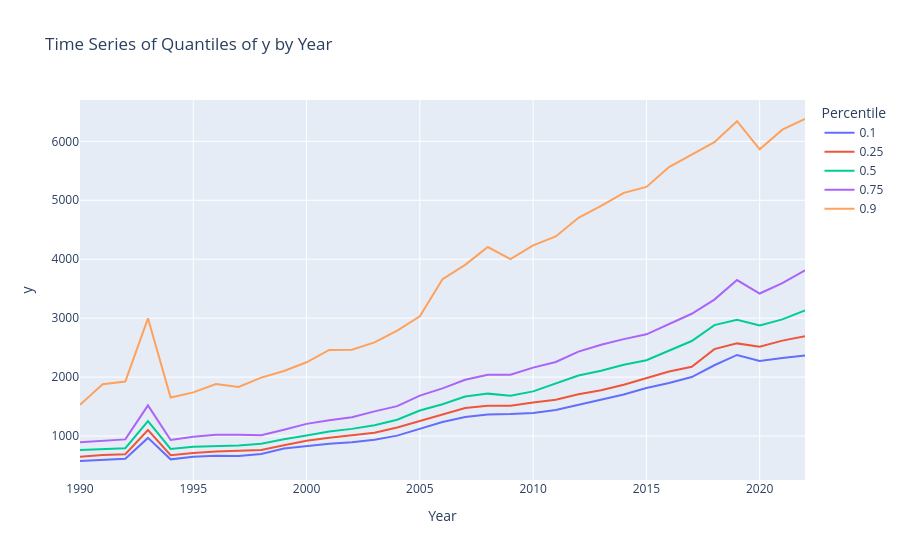

Here is the notebook cell this chart was saved with:
### Code cell
# Calculate quantiles by year
yearly_quantiles = df.groupby('year')['y'].quantile([0.1, 0.25, 0.5, 0.75, 0.9]).unstack()

# Melt the DataFrame to long format
yearly_quantiles_long = yearly_quantiles.reset_index().melt(id_vars='year', var_name='quantile', value_name='y_value')

fig = px.line(yearly_quantiles_long, x='year', y='y_value', color='quantile',
              labels={'quantile': 'Percentile', 'y_value': 'y'},
              title='Time Series of Quantiles of y by Year')

fig.update_layout(xaxis_title='Year', yaxis_title='y')

fig.show()

### Figure 1 — Plotly figure (JSON) as saved in the notebook; plotly's stock layout.template omitted (floating-point values rounded to 4 significant figures)
{"data": [{"hovertemplate": "Percentile=0.1<br>year=%{x}<br>y=%{y}<extra></extra>", "legendgroup": "0.1", "line": {"color": "#636efa", "dash": "solid"}, "marker": {"symbol": "circle"}, "mode": "lines", "name": "0.1", "orientation": "v", "showlegend": true, "type": "scatter", "x": [1990, 1991, 1992, 1993, 1994, 1995, 1996, 1997, 1998, 1999, 2000, 2001, 2002, 2003, 2004, 2005, 2006, 2007, 2008, 2009, 2010, 2011, 2012, 2013, 2014, 2015, 2016, 2017, 2018, 2019, 2020, 2021, 2022], "xaxis": "x", "y": [576.4, 591.6, 614.3, 968.6, 604.8, 649.3, 667.1, 660.8, 696.3, 787.2, 832.1, 868.5, 896.0, 938.0, 1007.0, 1128.0, 1238.0, 1322.0, 1367.0, 1374.0, 1392.0, 1440.0, 1526.0, 1611.0, 1706.0, 1815.0, 1901.0, 2000.0, 2201.0, 2376.0, 2274.0, 2326.0, 2367.0], "yaxis": "y"}, {"hovertemplate": "Percentile=0.25<br>year=%{x}<br>y=%{y}<extra></extra>", "legendgroup": "0.25", "line": {"color": "#EF553B", "dash": "solid"}, "marker": {"symbol": "circle"}, "mode": "lines", "name": "0.25", "orientation": "v", "showlegend": true, "type": "scatter", "x": [1990, 1991, 1992, 1993, 1994, 1995, 1996, 1997, 1998, 1999, 2000, 2001, 2002, 2003, 2004, 2005, 2006, 2007, 2008, 2009, 2010, 2011, 2012, 2013, 2014, 2015, 2016, 2017, 2018, 2019, 2020, 2021, 2022], "xaxis": "x", "y": [649.0, 677.5, 691.5, 1102.0, 674.0, 714.0, 737.2, 753.2, 762.0, 843.8, 920.2, 972.8, 1013.0, 1055.0, 1145.0, 1260.0, 1372.0, 1477.0, 1514.0, 1515.0, 1569.0, 1616.0, 1709.0, 1778.0, 1869.0, 1979.0, 2094.0, 2176.0, 2475.0, 2572.0, 2514.0, 2619.0, 2694.0], "yaxis": "y"}, {"hovertemplate": "Percentile=0.5<br>year=%{x}<br>y=%{y}<extra></extra>", "legendgroup": "0.5", "line": {"color": "#00cc96", "dash": "solid"}, "marker": {"symbol": "circle"}, "mode": "lines", "name": "0.5", "orientation": "v", "showlegend": true, "type": "scatter", "x": [1990, 1991, 1992, 1993, 1994, 1995, 1996, 1997, 1998, 1999, 2000, 2001, 2002, 2003, 2004, 2005, 2006, 2007, 2008, 2009, 2010, 2011, 2012, 2013, 2014, 2015, 2016, 2017, 2018, 2019, 2020, 2021, 2022], "xaxis": "x", "y": [765.0, 776.5, 792.5, 1255.0, 781.0, 817.0, 833.0, 839.0, 869.5, 946.0, 1008.0, 1078.0, 1122.0, 1182.0, 1276.0, 1432.0, 1540.0, 1670.0, 1720.0, 1684.0, 1758.0, 1890.0, 2026.0, 2106.0, 2209.0, 2287.0, 2450.0, 2612.0, 2883.0, 2972.0, 2876.0, 2980.0, 3130.0], "yaxis": "y"}, {"hovertemplate": "Percentile=0.75<br>year=%{x}<br>y=%{y}<extra></extra>", "legendgroup": "0.75", "line": {"color": "#ab63fa", "dash": "solid"}, "marker": {"symbol": "circle"}, "mode": "lines", "name": "0.75", "orientation": "v", "showlegend": true, "type": "scatter", "x": [1990, 1991, 1992, 1993, 1994, 1995, 1996, 1997, 1998, 1999, 2000, 2001, 2002, 2003, 2004, 2005, 2006, 2007, 2008, 2009, 2010, 2011, 2012, 2013, 2014, 2015, 2016, 2017, 2018, 2019, 2020, 2021, 2022], "xaxis": "x", "y": [895.2, 914.5, 943.0, 1520.0, 933.8, 986.0, 1021.0, 1022.0, 1015.0, 1106.0, 1206.0, 1268.0, 1320.0, 1418.0, 1508.0, 1687.0, 1810.0, 1955.0, 2038.0, 2041.0, 2160.0, 2256.0, 2432.0, 2548.0, 2645.0, 2726.0, 2896.0, 3075.0, 3315.0, 3646.0, 3418.0, 3595.0, 3811.0], "yaxis": "y"}, {"hovertemplate": "Percentile=0.9<br>year=%{x}<br>y=%{y}<extra></extra>", "legendgroup": "0.9", "line": {"color": "#FFA15A", "dash": "solid"}, "marker": {"symbol": "circle"}, "mode": "lines", "name": "0.9", "orientation": "v", "showlegend": true, "type": "scatter", "x": [1990, 1991, 1992, 1993, 1994, 1995, 1996, 1997, 1998, 1999, 2000, 2001, 2002, 2003, 2004, 2005, 2006, 2007, 2008, 2009, 2010, 2011, 2012, 2013, 2014, 2015, 2016, 2017, 2018, 2019, 2020, 2021, 2022], "xaxis": "x", "y": [1531.0, 1878.0, 1924.0, 2997.0, 1654.0, 1741.0, 1884.0, 1834.0, 1990.0, 2103.0, 2252.0, 2461.0, 2465.0, 2589.0, 2789.0, 3031.0, 3660.0, 3905.0, 4207.0, 4002.0, 4235.0, 4386.0, 4703.0, 4906.0, 5127.0, 5226.0, 5565.0, 5774.0, 5986.0, 6343.0, 5864.0, 6199.0, 6379.0], "yaxis": "y"}], "layout": {"legend": {"title": {"text": "Percentile"}, "tracegroupgap": 0}, "title": {"text": "Time Series of Quantiles of y by Year"}, "xaxis": {"anchor": "y", "domain": [0.0, 1.0], "title": {"text": "Year"}}, "yaxis": {"anchor": "x", "domain": [0.0, 1.0], "title": {"text": "y"}}}}
